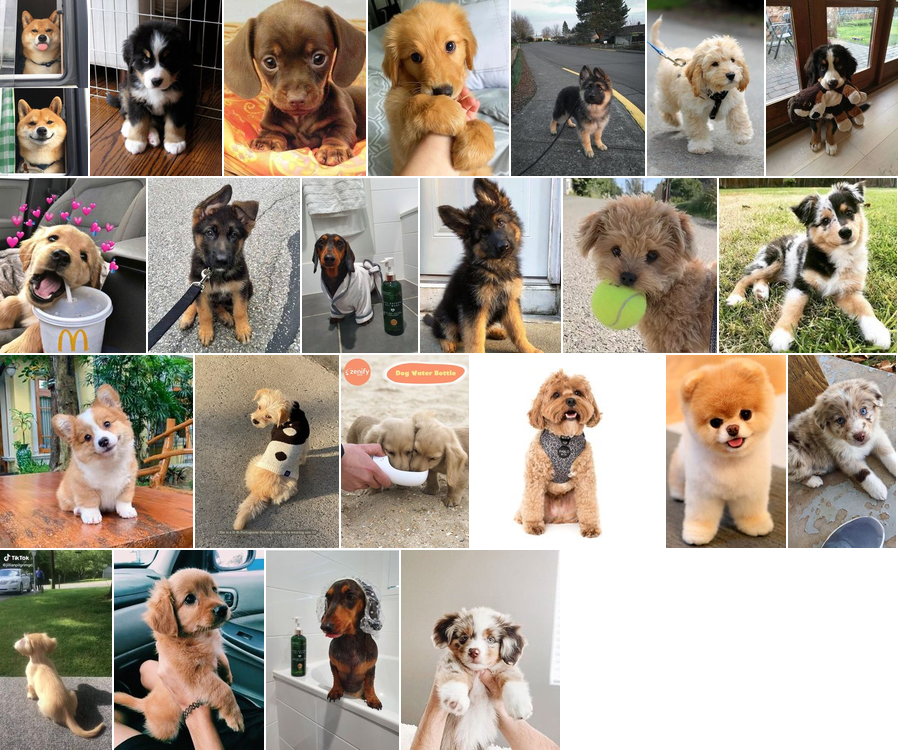

Generate this figure with Python:
from PIL import Image
import urllib.request

# collaging algorithm: credit to 'http://delimitry.blogspot.com/2014/07/picture-collage-maker-using-python.html'

MARGIN_SIZE = 2

class Collager:
    def __init__(self, imageURLs, maxCollageWidth, initialImageHeight):
        self.imageURLs = imageURLs
        self.imageSizes = {}
        self.maxWidth = maxCollageWidth
        self.initialImageHeight = initialImageHeight

    def convert_to_images(self):
        print("fetching images")
        for imageURL in self.imageURLs:
            imageName, header = urllib.request.urlretrieve(imageURL)
            with Image.open(imageName) as image:
                self.imageSizes[imageURL] = [image.size[0], image.size[1]]

    def resize_images(self):
        for imageURL in self.imageSizes:

            heightRatio = (self.initialImageHeight / float(self.imageSizes[imageURL][1]))

            width = int((float(self.imageSizes[imageURL][0]) * float(heightRatio)))

            self.imageSizes[imageURL] = [width, self.initialImageHeight]

    def arrange_collage(self):

        print("Creating your collage!")
        row = [] #images that make up a row
        collageRows = [] #((float)resizing coefficient, row)
        currentWidth = 0

        for imageURL in self.imageSizes:
            #start new row if over max collage width
            if ((currentWidth >= self.maxWidth)):
                collageRows.append((float(self.maxWidth) / float(currentWidth), row[:]))
                row = []
                currentWidth = 0
            
            currentWidth += self.imageSizes[imageURL][0] + MARGIN_SIZE
            row.append(imageURL)
        
        #add last line
        collageRows.append((1, row[:]))
        
        return collageRows[:]

    def create_collage(self, collageRows):

        #create collage base
        height = self._get_collage_height(collageRows)
        collageImage = Image.new('RGB', (self.maxWidth, height), (255, 255, 255))

        y = 0 #offset of image on the y-axis

        for (coefficient, imageRow) in collageRows:

            x = 0 #offset of image on the x-axis

            for imageURL in imageRow:

                dimensions = self.imageSizes[imageURL]
                imageName, header = imageName, header = urllib.request.urlretrieve(imageURL)
                image = Image.open(imageName)

                ratio = float(self.initialImageHeight * coefficient) / float(dimensions[1])
                image = image.resize((int(dimensions[0] * ratio), int(dimensions[1] * ratio)), Image.ANTIALIAS)
                collageImage.paste(image, (int(x), int(y)))
                x += image.size[0] + MARGIN_SIZE

            y += int(self.initialImageHeight * coefficient) + MARGIN_SIZE

        print("Collage is done!")
        collageImage.show()
        collageImage.save("collage.png")

    def _get_collage_height(self, collageRows):
        height = 0
        for (coefficient, imageRow) in collageRows:
            height += int(self.initialImageHeight * coefficient) + MARGIN_SIZE
        return height
